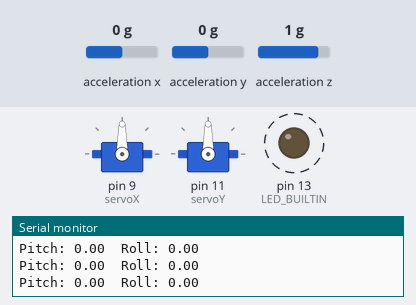
This sketch was run on a simulated Arduino Uno, built with avr-gcc and run on an emulated ATmega328P. Parts: 2 × servo, output pins drawn as LEDs (lit = HIGH), the last lines printed to the serial monitor. Wiring (inferred from the names in the program): ADXL345 accelerometer at I2C address 0x53. Dashed ring = blinking. The test bench sets the inputs (shaded band); at power-on: acceleration x 0 g, acceleration y 0 g, acceleration z 1 g.

Above: at 1.2 s.
1.3 s: acceleration x set to -1.4 g
At 1.79 s:
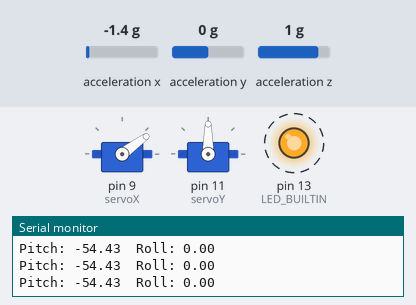
4.3 s: acceleration y set to -1.4 g
At 4.67 s:
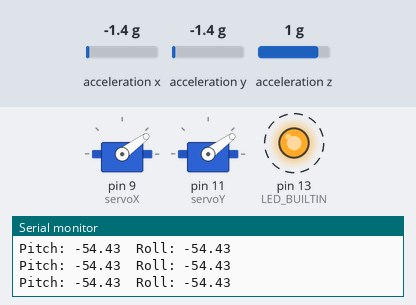
7.3 s: acceleration z set to -1.4 g
At 7.7 s:
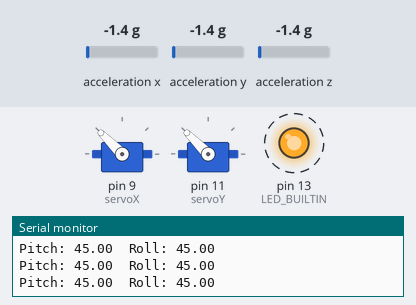
10.3 s: acceleration z set to 0 g
At 10.57 s:
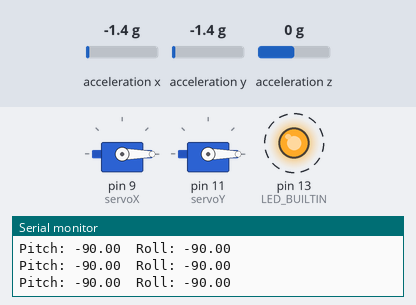
13.3 s: acceleration x set to 0 g
At 13.61 s:
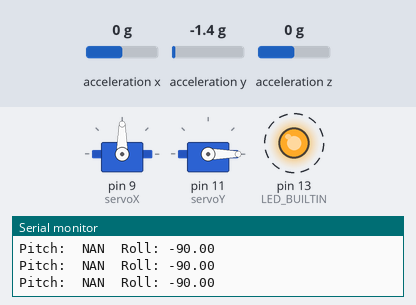
16.3 s: acceleration y set to 0.8 g
At 16.79 s:
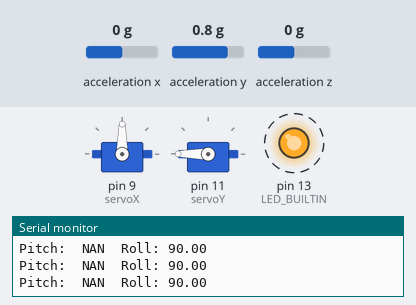
Timing chart, 0 to 20.3 s (numbered marks = the images above; inputs shaded):
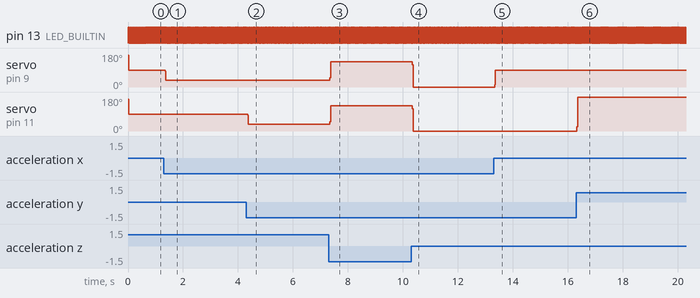

The sketch:

balans.ino
```cpp
#include <Servo.h>
#include<Wire.h>

Servo servoX;
Servo servoY;

int angle_x[8] = {90, 90, 90, 90, 90, 90, 90, 90};
int angle_y[8] = {90, 90, 90, 90, 90, 90, 90, 90};

#define Addr 0x53

void setup() {
  servoX.attach(9);
  servoY.attach(11);
  Serial.begin(9600);
  pinMode(LED_BUILTIN, OUTPUT);

  Wire.begin();
  Wire.beginTransmission(Addr);
  Wire.write(0x2C);
  Wire.write(0x0A);
  Wire.endTransmission();
  Wire.beginTransmission(Addr);
  Wire.write(0x2D);
  Wire.write(0x08);
  Wire.endTransmission();
  Wire.beginTransmission(Addr);
  Wire.write(0x31);
  Wire.write(0x08);
  Wire.endTransmission();
  // https://www.instructables.com/Measurement-of-Acceleration-Using-ADXL345-and-Ardu/
}

int pos = 0;
bool debugLedOn = false;


void loop() {

  digitalWrite(LED_BUILTIN, debugLedOn);
  debugLedOn = !debugLedOn;

  //Serial.print("Bruh " + String(debugLedOn) + "\n");
  // myservo.write(pos);
  // delay(15);
  // pos += 2;
  // if (pos > 179)
  //   pos = 0;


  unsigned int data[6];
  for (int i = 0; i < 6; i++) {
    // Start I2C Transmission
    Wire.beginTransmission(Addr);
    // Select data register
    Wire.write((50 + i));
    // Stop I2C transmission
    Wire.endTransmission();
    // Request 1 byte of data
    Wire.requestFrom(Addr, 1);
    // Read 6 bytes of data
    // xAccl lsb, xAccl msb, yAccl lsb, yAccl msb, zAccl lsb, zAccl msb
    if (Wire.available() == 1)
      data[i] = Wire.read();
  }
  // Convert the data to 10-bits
  int xAccl = (((data[1] & 0x03) * 256) + data[0]);
  if (xAccl > 511)
    xAccl -= 1024;

  int yAccl = (((data[3] & 0x03) * 256) + data[2]);
  if (yAccl > 511)
    yAccl -= 1024;

  int zAccl = (((data[5] & 0x03) * 256) + data[4]);
  if (zAccl > 511)
    zAccl -= 1024;

  //Serial.print("Xa: " + String(xAccl) + "  Ya: " + String(yAccl) + "  Za: " + String(zAccl) + "\n");


  // Räkna ut roll och vinklar
  float pitch = atan(float(xAccl) / float(zAccl));
  float roll = atan(float(yAccl) / float(zAccl));

  // Konvertera radianer till grader

  pitch = pitch * 180.0 / PI;
  roll = roll * 180.0 / PI;


  for (int i = 1; i <= 7; i++) {
    angle_x[i]=angle_x[i-1];
    angle_y[i]=angle_y[i-1];
  }

  angle_x[0] = pitch;
  angle_y[0] = roll;

  int styrvinkel_x = (angle_x[0] + angle_x[1] + angle_x[2] + angle_x[3] + angle_x[4] + angle_x[5] + angle_x[6] + angle_x[7]) / 8;
  int styrvinkel_y = (angle_y[0] + angle_y[1] + angle_y[2] + angle_y[3] + angle_y[4] + angle_y[5] + angle_y[6] + angle_y[7]) / 8;
  Serial.println("Pitch: " + String(pitch) + "  Roll: " + roll + "\n");

  //Accelerometern ger i en range som är -90 till 90, men servon behöver 0 till 180, därav +90// gammal kommentar
  servoX.write(map(styrvinkel_x, -90, 90, 0, 180));
  servoY.write(map(styrvinkel_y, -90, 90, 0, 180));


  delay(5);
}


int* getAccelerations() {

}
```

Measured:
- after the input at 1.3 s, servo on pin 9 (servoX): 90° → 36° after 0.05 s
- after the input at 4.3 s, servo on pin 11 (servoY): 90° → 36° after 0.05 s
- after the input at 7.3 s, servo on pin 9 (servoX), servo on pin 11 (servoY): 36° → 135° after 0.05 s
- after the input at 10.3 s, servo on pin 9 (servoX), servo on pin 11 (servoY): 135° → 0° after 0.05 s
- after the input at 13.3 s, servo on pin 9 (servoX): 0° → 90° at once
- after the input at 16.3 s, servo on pin 11 (servoY): 0° → 180° at once
- by itself, pin 13 (LED_BUILTIN): alternates HIGH for 0.03 s and LOW for 0.03 s
